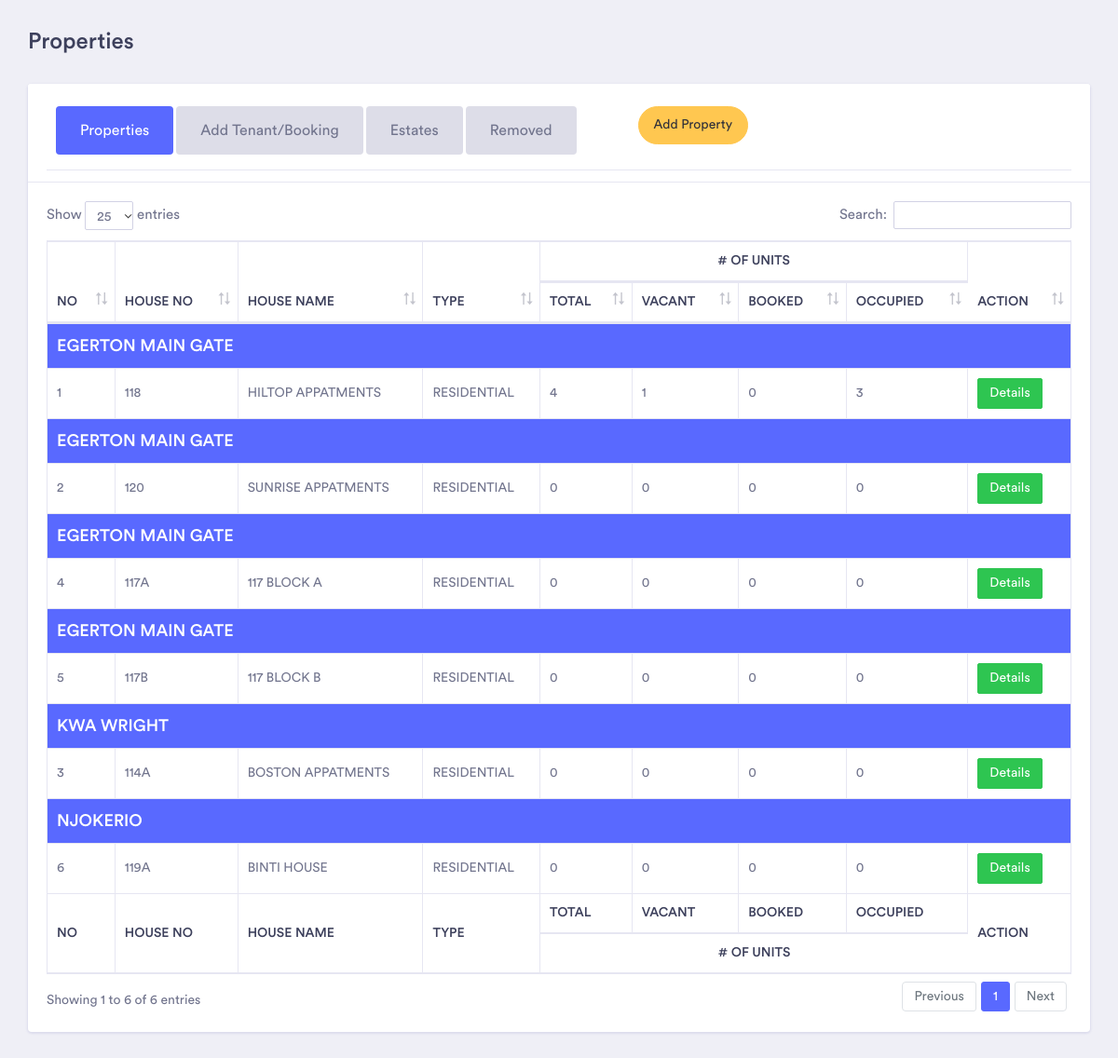
/pages/rentcollection/properties.php (signed in), run on the app's committed database.
### tables this page shows
CREATE TABLE `property` (
  `propertyid` varchar(10) NOT NULL,
  `propertyname` text NOT NULL,
  `type` text NOT NULL,
  `estatename` text NOT NULL,
  `commission` int(2) NOT NULL,
  `depositto` text NOT NULL,
  `waterdeposit` int(5) NOT NULL,
  `electricitydeposit` int(5) NOT NULL,
  `waterbill` text NOT NULL,
  `electricitybill` text NOT NULL,
  `sanitationbill` text NOT NULL,
  `regdate` date NOT NULL,
  `agencyid` int(10) NOT NULL,
  `status` text NOT NULL
);

### pages/adminsession.php (called while the page is built, shortened)
<?php
$username= $_SESSION['username'];
if($_SESSION['username']==""){
header('location:./pages/index1.php');
}
else
{
	include('dbconnect.php');
	$select="SELECT * FROM agents WHERE username='$username'";
if(mysqli_query($connect,$select))
{
$result=mysqli_query($connect,$select);
while($row=mysqli_fetch_array($result))
{
	$agencyid=$row['agencyid'];
}}}?>

### pages/rentcollection/properties.php (the view, shortened to what this page needs)
<?php
               include('../dbconnect.php');
                require('../adminsession.php');
				 ?>
<!doctype html>
<html lang="en">
<head>
    <link rel="stylesheet" href="../../assets/vendor/bootstrap/css/bootstrap.min.css">
    <link href="../../assets/vendor/fonts/circular-std/style.css" rel="stylesheet">
    <link rel="stylesheet" href="../../assets/libs/css/style.css">
    <link rel="stylesheet" type="text/css" href="../../assets/vendor/datatables/css/dataTables.bootstrap4.css">
    <link rel="stylesheet" type="text/css" href="../../assets/vendor/datatables/css/buttons.bootstrap4.css">
    <link rel="stylesheet" type="text/css" href="../../assets/vendor/datatables/css/select.bootstrap4.css">
    <link rel="stylesheet" type="text/css" href="../../assets/vendor/datatables/css/fixedHeader.bootstrap4.css">
</head>
<body>
            <div class="container-fluid dashboard-content">
                <div class="row">
                    <div class="col-xl-12">
                        <div class="row">
                            <div class="col-xl-12 col-lg-12 col-md-12 col-sm-12 col-12">
                                <div class="page-header" id="top">
                                    <h2 class="pageheader-title">Properties</h2>
                                </div>
                            </div>
                        </div>
                            <div class="row">
                                <div class="col-xl-12 col-lg-12 col-md-12 col-sm-12 col-12">
                        <div class="card">
                            <div class="card-header">
                               <div class="card-header pills-regular">
                                        <ul class="nav nav-pills card-header-pills"  role="tablist">
                                            <li class="nav-item">
                                                <a class="nav-link active" href="properties.php"role="tab" >Properties</a>
                                            </li>
                                            <li class="nav-item">
                                                <a class="nav-link"  href="addtenant.php">Add Tenant/Booking</a>
                                            </li>
                                            <li class="nav-item">
                                                <a class="nav-link"  href="estate.php" >Estates</a>
                                            </li>
											    <li class="nav-item">
                                                <a class="nav-link " href="removedproperties.php"role="tab" >Removed</a>
                                            </li>
											<li>
											</li>
											 <li class="nav-item">
                                                <a href="#" class="btn btn-rounded btn-brand" data-toggle="modal" data-target=".addproperty">Add Property</a>
                                            </li>
                                        </ul>
                            </div>
                            </div>
                            <div class="card-body">
                                 <div class="table-responsive">
                                    <table id="example2" class="table table-striped table-bordered" style="width:100%">
                                                        <thead>
                  <tr>
                                        <th ROWSPAN= "2" >NO</th>
                                        <th ROWSPAN= "2">HOUSE NO</th>
                                        <th ROWSPAN= "2">HOUSE NAME</th>
                                        <th ROWSPAN= "2">TYPE</th>
										<TH COLSPAN="4"><CENTER># OF UNITS</CENTER></TH>
										<th ROWSPAN= "2">ACTION</th>
                                    </tr>
									<TR> <th >TOTAL</th>
										<th>VACANT</th>
										<th>BOOKED</th>
										<Th>OCCUPIED</th> </TR>
                  </thead>
                                        <tbody>
										   <?php
                 $select="SELECT * FROM property WHERE agencyid='$agencyid' AND status='ACTIVE' ORDER BY regdate ASC";
                 if(mysqli_query($connect,$select))
{
$i=1;
$result=mysqli_query($connect,$select);
while($row=mysqli_fetch_array($result)){
$propertyid = $row['propertyid'];
echo "<tr>";
echo "<td>".$i."</td>";
echo "<td>".$row['propertyid']."</td>";
echo "<td>".$row['propertyname']."</td>";
echo "<td>".$row['type']."</td>";
$storedname=$row['propertyid'];
$selcount="SELECT COUNT(unitid) AS occupied FROM units
WHERE propertyid='$storedname' and status='OCCUPIED'";
$selcount1=mysqli_query($connect,$selcount);
$row1=mysqli_fetch_array($selcount1);
$occupied=$row1['occupied'];
$selcount3="SELECT COUNT(unitid) AS unoccupied FROM units
WHERE propertyid='$storedname' and status='UNOCCUPIED'";
$selcount4=mysqli_query($connect,$selcount3);
$row4=mysqli_fetch_array($selcount4);
$unoccupied=$row4['unoccupied'];
$selcount5="SELECT COUNT(unitid) AS booked FROM units
WHERE propertyid='$storedname' and status='BOOKED'";
$selcount6=mysqli_query($connect,$selcount5);
$row6=mysqli_fetch_array($selcount6);
$booked=$row6['booked'];
$totalunits=$occupied+$unoccupied+$booked;
echo "<td>".$totalunits."</td>";
echo "<td>".$unoccupied."</td>";
echo "<td>".$booked."</td>";
echo "<td>".$occupied."</td>";
echo "<td>".$row['estatename']."</td>";
echo "<td>
<a class='btn btn-success btn-sm'  href ='propertydetails.php?act=details& propertyid=".$propertyid."'>
Details
</a>
</td>";
echo "</tr>";
$i++;
}
}
?>
                                        </tbody>
                                        <tfoot>
                                           <tr>
                                        <th ROWSPAN= "2" >NO</th>
                                        <th ROWSPAN= "2">HOUSE NO</th>
                                        <th ROWSPAN= "2">HOUSE NAME</th>
                                        <th ROWSPAN= "2">TYPE</th>
										<th >TOTAL</th>
										<th>VACANT</th>
										<th>BOOKED</th>
										<Th>OCCUPIED</th>
										<th ROWSPAN= "2">ACTION</th>
                                    </tr>
									<TR>  <TH COLSPAN="4"><CENTER># OF UNITS</CENTER></TH></TR>
                                        </tfoot>
                                    </table>
                                </div>
                            </div>
                </div>
                                </div>
                            </div>
				<?php
                include('addproperty1.php');
?>
                        </div>
                    </div>
</body>
</html>

### data on the page
property: propertyid "118", propertyname "HILTOP APPATMENTS", type "RESIDENTIAL", totalunits "4", unoccupied "1", booked "0", occupied "3", estatename "EGERTON MAIN GATE"
property: propertyid "120", propertyname "SUNRISE APPATMENTS", type "RESIDENTIAL", totalunits "0", unoccupied "0", booked "0", occupied "0", estatename "EGERTON MAIN GATE"
property: propertyid "114A", propertyname "BOSTON APPATMENTS", type "RESIDENTIAL", totalunits "0", unoccupied "0", booked "0", occupied "0", estatename "KWA WRIGHT"
property: propertyid "117A", propertyname "117 BLOCK A", type "RESIDENTIAL", totalunits "0", unoccupied "0", booked "0", occupied "0", estatename "EGERTON MAIN GATE"
property: propertyid "117B", propertyname "117 BLOCK B", type "RESIDENTIAL", totalunits "0", unoccupied "0", booked "0", occupied "0", estatename "EGERTON MAIN GATE"
property: propertyid "119A", propertyname "BINTI HOUSE", type "RESIDENTIAL", totalunits "0", unoccupied "0", booked "0", occupied "0", estatename "NJOKERIO"
